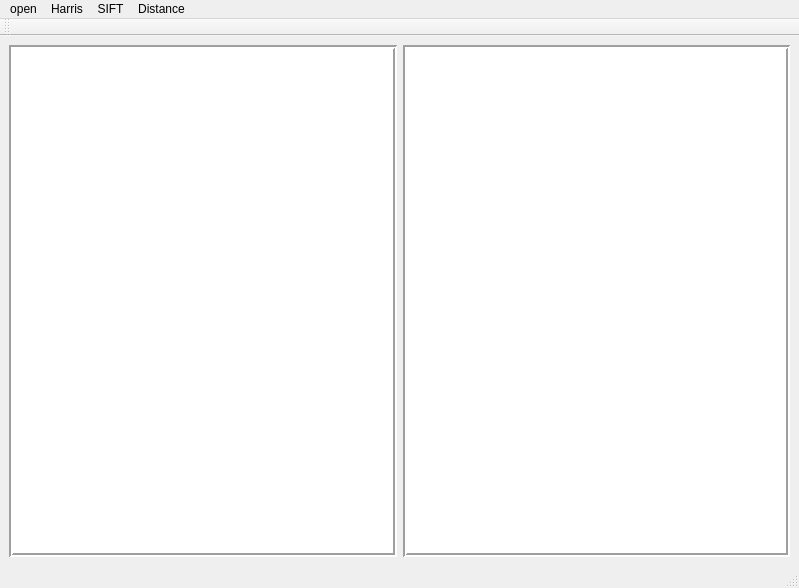
<?xml version="1.0" encoding="UTF-8"?>
<ui version="4.0">
 <class>MainWindow</class>
 <widget class="QMainWindow" name="MainWindow">
  <property name="geometry">
   <rect>
    <x>0</x>
    <y>0</y>
    <width>799</width>
    <height>588</height>
   </rect>
  </property>
  <property name="windowTitle">
   <string>MainWindow</string>
  </property>
  <widget class="QWidget" name="centralwidget">
   <layout class="QHBoxLayout" name="horizontalLayout">
    <item>
     <layout class="QVBoxLayout" name="verticalLayout">
      <item>
       <layout class="QHBoxLayout" name="horizontalLayout_2">
        <item>
         <widget class="QGraphicsView" name="view1">
          <property name="frameShape">
           <enum>QFrame::Box</enum>
          </property>
          <property name="lineWidth">
           <number>2</number>
          </property>
         </widget>
        </item>
        <item>
         <widget class="QGraphicsView" name="view2">
          <property name="frameShape">
           <enum>QFrame::Box</enum>
          </property>
          <property name="lineWidth">
           <number>2</number>
          </property>
         </widget>
        </item>
       </layout>
      </item>
     </layout>
    </item>
   </layout>
  </widget>
  <widget class="QMenuBar" name="menubar">
   <property name="geometry">
    <rect>
     <x>0</x>
     <y>0</y>
     <width>799</width>
     <height>25</height>
    </rect>
   </property>
   <widget class="QMenu" name="menuopen">
    <property name="title">
     <string>open</string>
    </property>
    <addaction name="openImage1"/>
    <addaction name="openImage2"/>
   </widget>
   <widget class="QMenu" name="harrisOperation">
    <property name="title">
     <string>Harris</string>
    </property>
    <addaction name="harrisImage1"/>
    <addaction name="harrisImage2"/>
   </widget>
   <widget class="QMenu" name="siftOperation">
    <property name="title">
     <string>SIFT</string>
    </property>
   </widget>
   <widget class="QMenu" name="distanceOperation">
    <property name="title">
     <string>Distance</string>
    </property>
    <addaction name="actionNCC"/>
    <addaction name="actionSSD"/>
   </widget>
   <addaction name="menuopen"/>
   <addaction name="harrisOperation"/>
   <addaction name="siftOperation"/>
   <addaction name="distanceOperation"/>
  </widget>
  <widget class="QStatusBar" name="statusbar"/>
  <widget class="QToolBar" name="toolBar">
   <property name="windowTitle">
    <string>toolBar</string>
   </property>
   <attribute name="toolBarArea">
    <enum>TopToolBarArea</enum>
   </attribute>
   <attribute name="toolBarBreak">
    <bool>false</bool>
   </attribute>
  </widget>
  <action name="openImage1">
   <property name="text">
    <string>image1</string>
   </property>
  </action>
  <action name="openImage2">
   <property name="text">
    <string>image2</string>
   </property>
  </action>
  <action name="harrisImage1">
   <property name="text">
    <string>Harris 1</string>
   </property>
  </action>
  <action name="harrisImage2">
   <property name="text">
    <string>Harris 2</string>
   </property>
  </action>
  <action name="actionNCC">
   <property name="text">
    <string>NCC</string>
   </property>
  </action>
  <action name="actionSSD">
   <property name="text">
    <string>SSD</string>
   </property>
  </action>
 </widget>
 <resources/>
 <connections/>
</ui>
